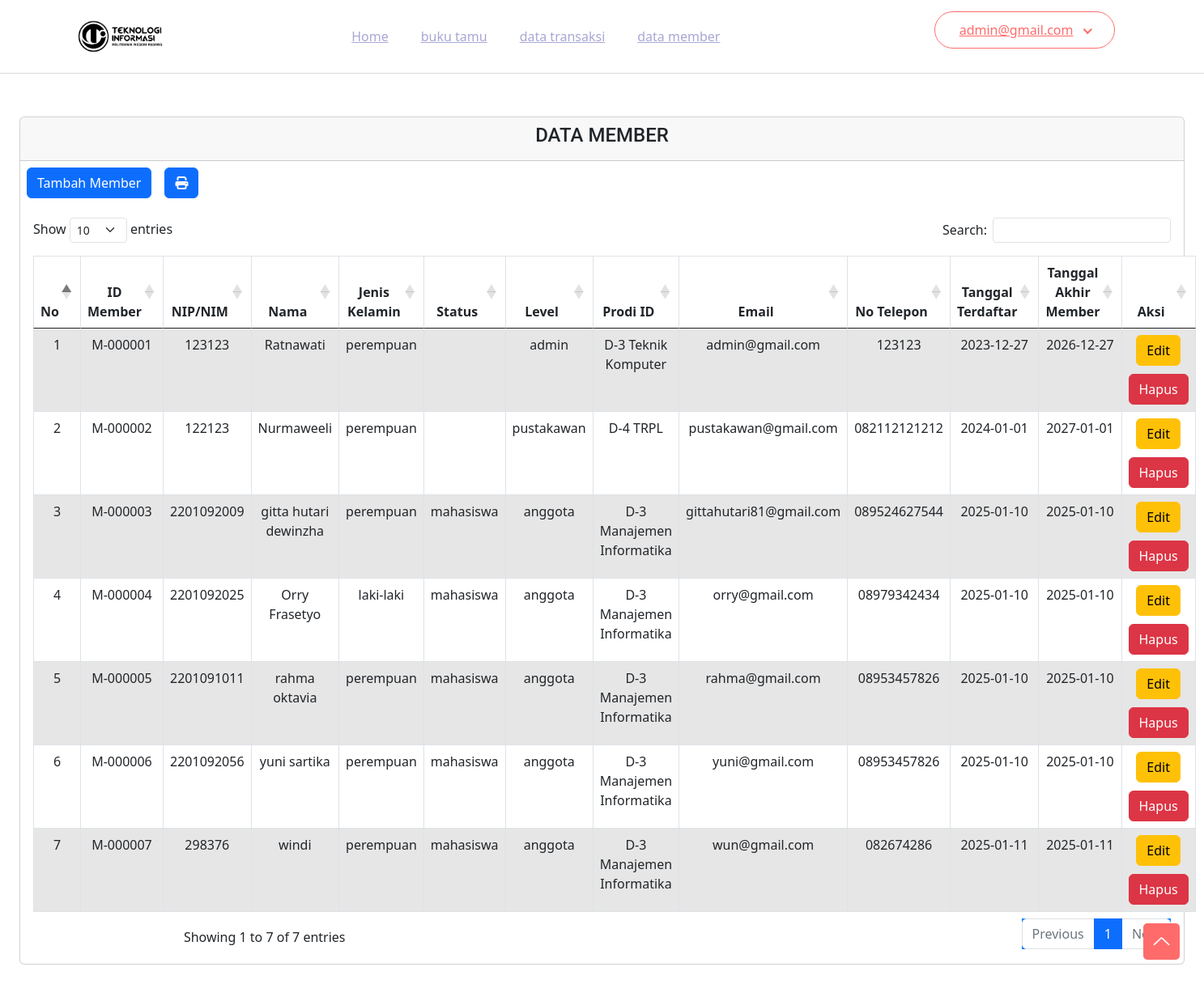
The page /index.php?page=datamember (signed in) on the database its author committed.
### tables this page shows
CREATE TABLE `member` (
  `id_member` varchar(13) NOT NULL,
  `nim` varchar(15) NOT NULL,
  `nama` varchar(64) NOT NULL,
  `jenis_kelamin` enum('laki-laki','perempuan') NOT NULL,
  `prodi_id` int(11) NOT NULL,
  `email` varchar(64) NOT NULL,
  `password` varchar(32) NOT NULL,
  `level` enum('admin','pustakawan','anggota') NOT NULL,
  `status` enum('mahasiswa','dosen','tendik','admpustakawan') NOT NULL,
  `no_tlp` varchar(15) NOT NULL,
  `tgl_daftar` date NOT NULL,
  `tgl_berakhir` date NOT NULL
);

CREATE TABLE `prodi` (
  `id_prodi` int(11) NOT NULL,
  `nama_prodi` varchar(64) NOT NULL,
  `keterangan` varchar(64) NOT NULL
);

### datamember/datamember.php (the view, shortened to what this page needs)
<?php
include 'koneksi.php';
?>
<div class="p-4 active-main-content" id="main-content">
    <div class="row">
        <div class="col-sm-12 text-center">
            <div class="card custom-card">
                <div class="card-header">
                    <h4>DATA MEMBER</h4>
                </div>
                <div class="d-flex justify-content-start">
                        <div class="p-2">
                            <button type="button" class="btn btn-primary button-custom" data-bs-toggle="modal" data-bs-target="#modalTambahMember">
                                Tambah Member
                            </button>
                        </div>
                        <div class="p-2 print-button">
                            <a href="http://localhost/kelompok1perpus/datamember/cetakdatamember.php" class="btn btn-primary text-light">
                                <i class="fas fa-print"></i>
                            </a>
                        </div>
                    </div>
                <div class="card-body">
                    <table id="example" class="table table-striped table-bordered" style="width:100%">
                        <thead>
                            <tr>
                                <th scope="col">No</th>
                                <th scope="col">ID Member</th>
                                <th scope="col">NIP/NIM</th>
                                <th scope="col">Nama</th>
                                <th scope="col">Jenis Kelamin</th>
                                <th scope="col">Status</th>
                                <th scope="col">Level</th>
                                <th scope="col">Prodi ID</th>
                                <th scope="col">Email</th>
                                <th scope="col">No Telepon</th>
                                <th scope="col">Tanggal Terdaftar</th>
                                <th scope="col">Tanggal Akhir Member</th>
                                <th scope="col">Aksi</th>
                            </tr>
                        </thead>
                        <tbody>
                            <?php
                            $nomor = 1;
                            $query = mysqli_query($db, "SELECT * FROM member JOIN prodi ON member.prodi_id = prodi.id_prodi");
                            while ($row = mysqli_fetch_array($query)) : ?>
                                <tr>
                                    <td><?= $nomor++ ?></td>
                                    <td><?= $row['id_member'] ?></td>
                                    <td><?= $row['nim'] ?></td>
                                    <td><?= $row['nama'] ?></td>
                                    <td><?= $row['jenis_kelamin'] ?></td>
                                    <td><?= $row['status'] ?></td>
                                    <td><?= $row['level'] ?></td>
                                    <td><?= $row['nama_prodi'] ?></td>
                                    <td><?= $row['email'] ?></td>
                                    <td><?= $row['no_tlp'] ?></td>
                                    <td><?= $row['tgl_daftar'] ?></td>
                                    <td><?= $row['tgl_berakhir'] ?></td>
                                    <td>
                                        <a href="#" class="btn btn-warning" data-bs-toggle="modal" data-bs-target="#modalEditMember<?= $nomor ?>" style="margin-bottom: 10px;">Edit</a>
                                        <a href="#" class="btn btn-danger" data-bs-toggle="modal" data-bs-target="#modalHapusMember<?= $nomor ?>">Hapus</a>
                                    </td>
                                </tr>
                            <?php endwhile; ?>
                        </tbody>
                    </table>
                </div>
            </div>
        </div>
    </div>
</div>
<link rel="stylesheet" href="https://cdn.jsdelivr.net/npm/bootstrap@5.3.0/dist/css/bootstrap.min.css">
<link rel="stylesheet" href="https://cdn.datatables.net/1.13.7/css/dataTables.bootstrap5.min.css">

### assets/css/style.css (style rules this page uses)
html { scroll-behavior: smooth; }
body { font-family: "Roboto", sans-serif; font-weight: normal; font-style: normal; color: #7C869A; }
* { margin: 0; padding: 0; box-sizing: border-box; }
i, span, a { display: inline-block; text-decoration: none; }
a { transition: all 0.3s ease-out 0s; color: #FF6B6B; }
h1, h2, h3, h4, h5, h6 { font-family: "Roboto", sans-serif; font-weight: 700; color: #333F57; margin: 0px; }
h4 { font-size: 22px; }

### datamember/datamember.php (style rules this page uses)
.card.custom-card { background-color: #ffffff; }
#main-content { margin-top: 120px; padding: 20px; }
#example { background-color: #fff; color: #333; }
#example tbody tr:nth-of-type(odd) { background-color: #f9f9f9; }
#example tbody tr:nth-of-type(even) { background-color: #e5e5e5; }
#example th, #example td { text-align: center; }

### rows shown on the page
member: id_member "M-000001", nim "123123", nama "Ratnawati", jenis_kelamin "perempuan", level "admin", prodi.nama_prodi "D-3 Teknik Komputer", email "admin@gmail.com", no_tlp "123123", tgl_daftar "2023-12-27", tgl_berakhir "2026-12-27"
member: id_member "M-000002", nim "122123", nama "Nurmaweeli", jenis_kelamin "perempuan", level "pustakawan", prodi.nama_prodi "D-4 TRPL", email "pustakawan@gmail.com", no_tlp "082112121212", tgl_daftar "2024-01-01", tgl_berakhir "2027-01-01"
member: id_member "M-000003", nim "2201092009", nama "gitta hutari dewinzha", jenis_kelamin "perempuan", status "mahasiswa", level "anggota", prodi.nama_prodi "D-3 Manajemen Informatika", email "gittahutari81@gmail.com", no_tlp "089524627544", tgl_daftar "2025-01-10", tgl_berakhir "2025-01-10"
member: id_member "M-000004", nim "2201092025", nama "Orry Frasetyo", jenis_kelamin "laki-laki", status "mahasiswa", level "anggota", prodi.nama_prodi "D-3 Manajemen Informatika", email "orry@gmail.com", no_tlp "08979342434", tgl_daftar "2025-01-10", tgl_berakhir "2025-01-10"
member: id_member "M-000005", nim "2201091011", nama "rahma oktavia", jenis_kelamin "perempuan", status "mahasiswa", level "anggota", prodi.nama_prodi "D-3 Manajemen Informatika", email "rahma@gmail.com", no_tlp "08953457826", tgl_daftar "2025-01-10", tgl_berakhir "2025-01-10"
member: id_member "M-000006", nim "2201092056", nama "yuni sartika", jenis_kelamin "perempuan", status "mahasiswa", level "anggota", prodi.nama_prodi "D-3 Manajemen Informatika", email "yuni@gmail.com", no_tlp "08953457826", tgl_daftar "2025-01-10", tgl_berakhir "2025-01-10"
member: id_member "M-000007", nim "298376", nama "windi", jenis_kelamin "perempuan", status "mahasiswa", level "anggota", prodi.nama_prodi "D-3 Manajemen Informatika", email "wun@gmail.com", no_tlp "082674286", tgl_daftar "2025-01-11", tgl_berakhir "2025-01-11"

### other values the page prints
$_SESSION['email'] "admin@gmail.com"
